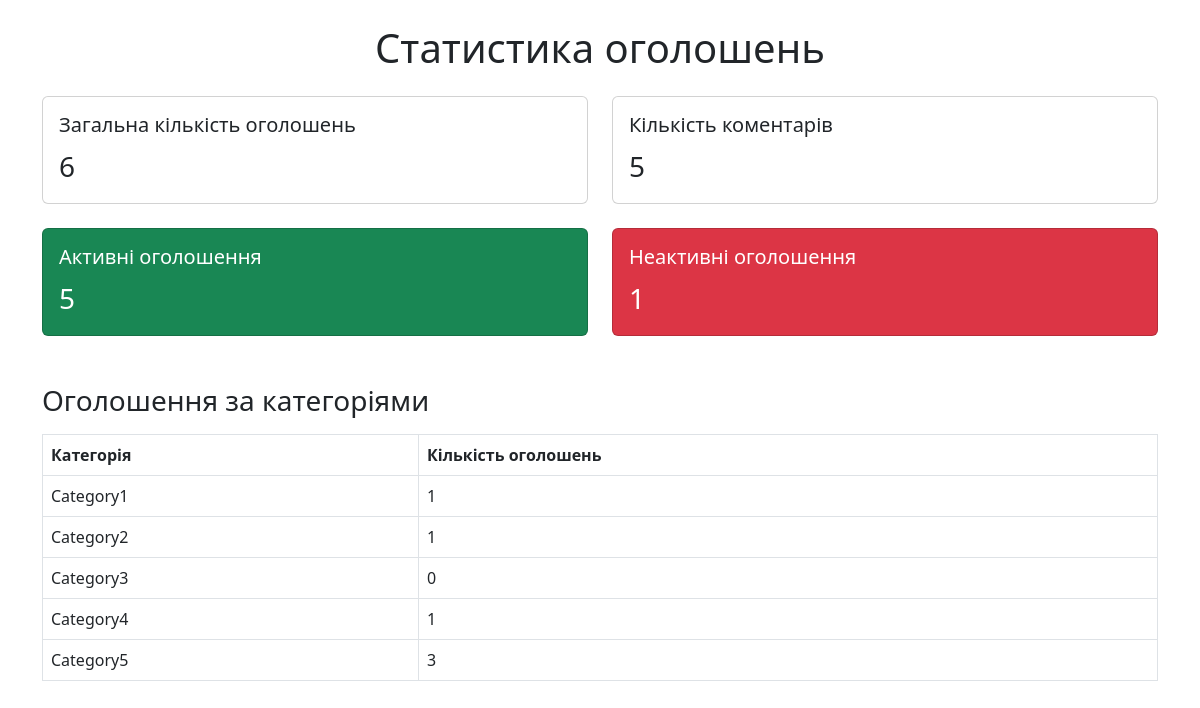
Page /statistics/ on the committed database.
### board/models.py (models this page shows, shortened)
class Category(models.Model):
    name = models.CharField(max_length=100, unique=True)
    description = models.TextField(blank=True, null=True)

### board/views.py (the view)
# urls.py: path('statistics/', admin_statistics, name='admin_statistics'),
def admin_statistics(request):
    total_ads = Ad.objects.count()  # pylint: disable=no-member
    active_ads = Ad.objects.filter(is_active=True).count()  # pylint: disable=no-member
    inactive_ads = Ad.objects.filter(is_active=False).count()  # pylint: disable=no-member
    total_comments = Comment.objects.count()  # pylint: disable=no-member
    ads_per_category = Category.objects.annotate(ad_count=Count('ads'))  # pylint: disable=no-member
    context = {
        "total_ads": total_ads,
        "active_ads": active_ads,
        "inactive_ads": inactive_ads,
        "total_comments": total_comments,
        "ads_per_category": ads_per_category,
    }
    return render(request, "board/statistics.html", context)

### board/templates/board/statistics.html (shortened to what this page needs)
<!DOCTYPE html>
<html lang="uk">
<head>
    <link rel="stylesheet" href="https://cdn.jsdelivr.net/npm/bootstrap@5.3.0/dist/css/bootstrap.min.css">
</head>
<body>
    <div class="container mt-4">
        <h1 class="text-center">Статистика оголошень</h1>
        <div class="row mt-4">
            <div class="col-md-6">
                <div class="card">
                    <div class="card-body">
                        <h5 class="card-title">Загальна кількість оголошень</h5>
                        <p class="card-text fs-3">{{ total_ads }}</p>
                    </div>
                </div>
            </div>
            <div class="col-md-6">
                <div class="card">
                    <div class="card-body">
                        <h5 class="card-title">Кількість коментарів</h5>
                        <p class="card-text fs-3">{{ total_comments }}</p>
                    </div>
                </div>
            </div>
        </div>
        <div class="row mt-4">
            <div class="col-md-6">
                <div class="card bg-success text-white">
                    <div class="card-body">
                        <h5 class="card-title">Активні оголошення</h5>
                        <p class="card-text fs-3">{{ active_ads }}</p>
                    </div>
                </div>
            </div>
            <div class="col-md-6">
                <div class="card bg-danger text-white">
                    <div class="card-body">
                        <h5 class="card-title">Неактивні оголошення</h5>
                        <p class="card-text fs-3">{{ inactive_ads }}</p>
                    </div>
                </div>
            </div>
        </div>
        <h3 class="mt-5">Оголошення за категоріями</h3>
        <table class="table table-bordered mt-3">
            <thead>
                <tr>
                    <th>Категорія</th>
                    <th>Кількість оголошень</th>
                </tr>
            </thead>
            <tbody>
                {% for category in ads_per_category %}
                <tr>
                    <td>{{ category.name }}</td>
                    <td>{{ category.ad_count }}</td>
                </tr>
                {% empty %}
                <tr>
                    <td colspan="2" class="text-center">Немає категорій</td>
                </tr>
                {% endfor %}
            </tbody>
        </table>
    </div>
</body>
</html>

### rows in the picture
Category: name "Category1", ad_count "1"
Category: name "Category2", ad_count "1"
Category: name "Category3", ad_count "0"
Category: name "Category4", ad_count "1"
Category: name "Category5", ad_count "3"

### other values in the picture
{{ total_ads }} "6"
{{ total_comments }} "5"
{{ active_ads }} "5"
{{ inactive_ads }} "1"
